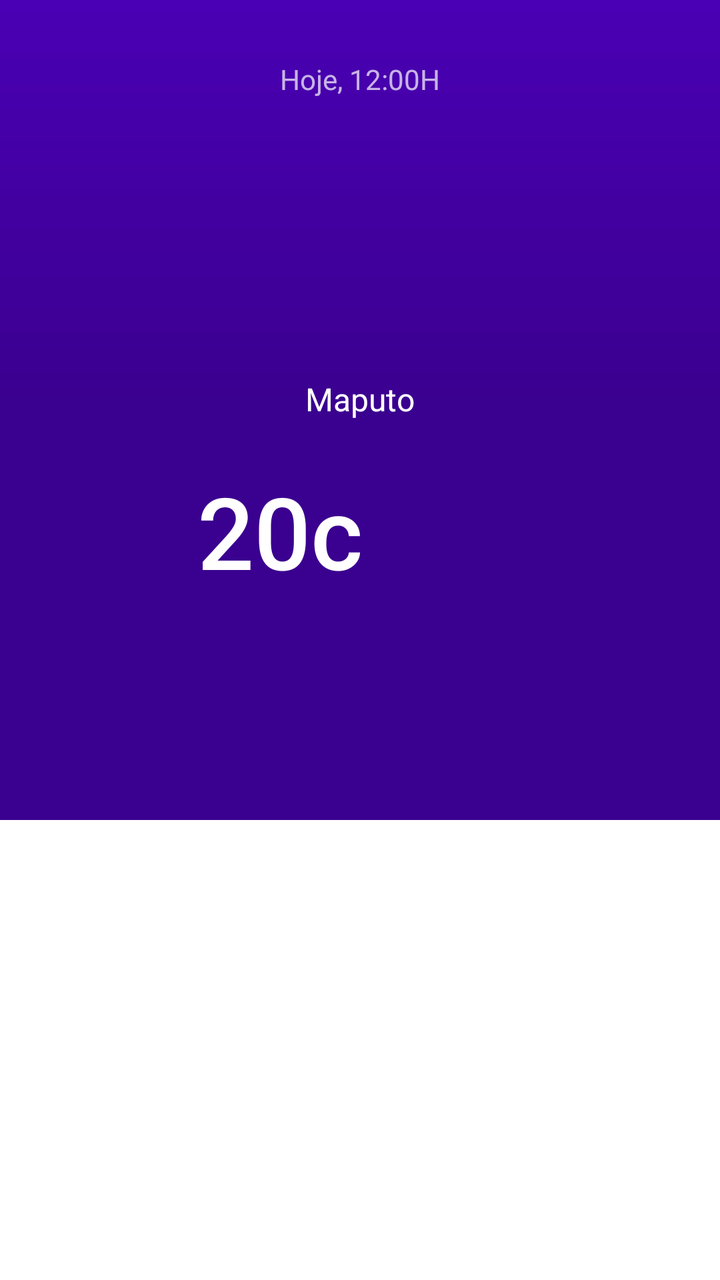
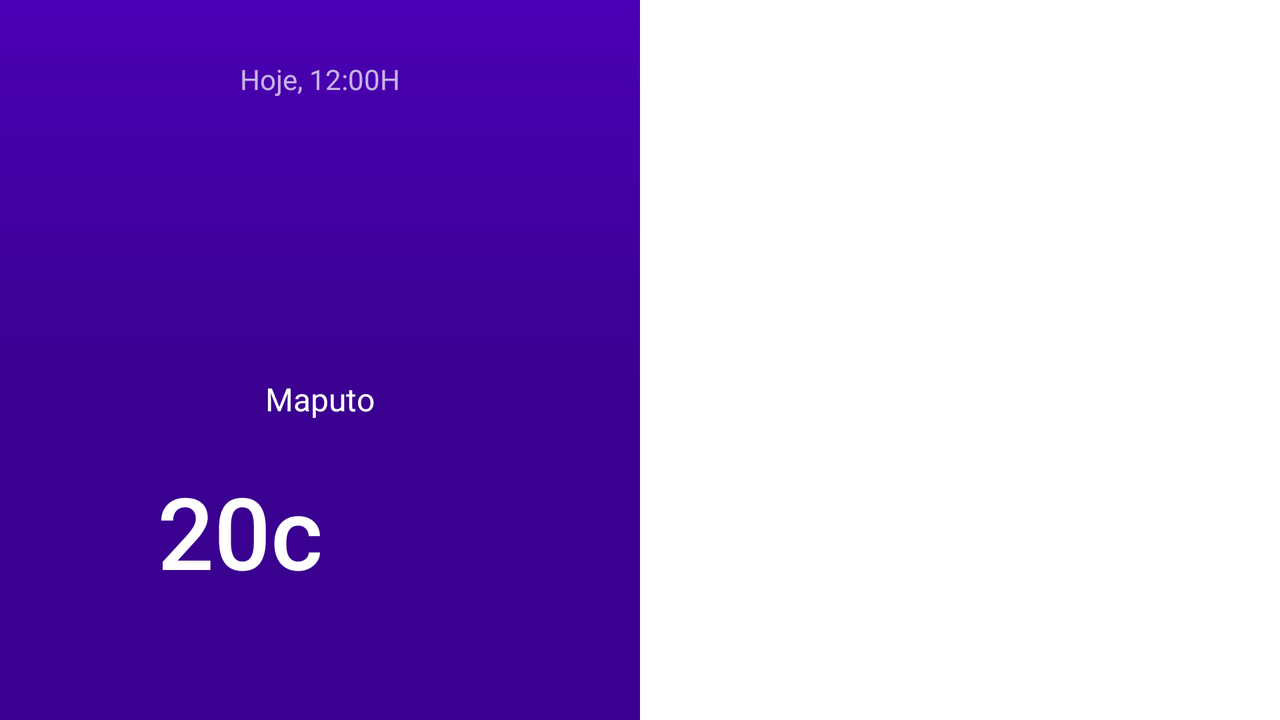

One screen, two layout resources from the same app: the default and the repository's alternative for another configuration. Each is rendered where Android would select it; the XML of both is given below.
<!-- AndroidManifest.xml: application theme Theme.WITChallenge -->
<!-- res/layout/activity_main.xml -->
<?xml version="1.0" encoding="utf-8"?>
<androidx.coordinatorlayout.widget.CoordinatorLayout
    xmlns:android="http://schemas.android.com/apk/res/android"
    xmlns:app="http://schemas.android.com/apk/res-auto"
    xmlns:tools="http://schemas.android.com/tools"
    android:layout_width="match_parent"
    android:layout_height="match_parent"
    android:fitsSystemWindows="true">

   <com.google.android.material.appbar.AppBarLayout
       android:id="@+id/appbar"
       android:layout_width="match_parent"
       android:layout_height="410dp"
       android:fitsSystemWindows="true"
       android:theme="@style/ThemeOverlay.AppCompat.Dark.ActionBar">

      <com.google.android.material.appbar.CollapsingToolbarLayout
          android:id="@+id/collapsing_toolbar"
          android:layout_width="match_parent"
          android:layout_height="match_parent"
          android:fitsSystemWindows="true"
          app:contentScrim="?attr/colorPrimary"
          app:expandedTitleMarginStart="2dp"
          app:layout_scrollFlags="scroll|exitUntilCollapsed|snap">

         <ImageView
             android:id="@+id/header"
             android:layout_width="match_parent"
             android:layout_height="match_parent"
             android:background="@drawable/weather_bg"
             android:fitsSystemWindows="true"
             android:scaleType="centerCrop"
             app:layout_collapseMode="parallax" />

         <View
             android:layout_width="match_parent"
             android:layout_height="match_parent"
             android:layout_gravity="bottom"
             android:alpha="0.8"
             android:background="@drawable/scrim" />
         <LinearLayout
             android:orientation="vertical"
             android:layout_width="match_parent"
             android:layout_height="match_parent">
            <TextView
                android:id="@+id/tv_time"
                android:layout_width="wrap_content"
                android:layout_height="wrap_content"
                tools:text="Hoje, 12:00H"
                android:layout_gravity="center"
                android:layout_marginTop="@dimen/top_margin"
                android:layout_marginBottom="@dimen/top_margin"/>

            <LinearLayout
                android:orientation="vertical"
                android:gravity="center"
                android:layout_width="match_parent"
                android:layout_height="match_parent">


               <ProgressBar
                   android:id="@+id/progress_bar"
                   android:layout_width="wrap_content"
                   android:layout_height="wrap_content"
                   tools:vitibility="visible"
                   android:visibility="gone"/>

               <TextView
                   android:id="@+id/tv_city"
                   android:layout_width="wrap_content"
                   android:layout_height="wrap_content"
                   tools:text="Maputo"
                   android:textAppearance="@style/TextAppearance.AppCompat.Subhead"
                   android:layout_marginBottom="20dp"/>

               <androidx.appcompat.widget.LinearLayoutCompat
                   android:orientation="horizontal"
                   android:gravity="center"
                   android:layout_width="match_parent"
                   android:layout_height="wrap_content">

                  <TextView
                      android:id="@+id/tv_temp"
                      android:layout_width="wrap_content"
                      android:layout_height="wrap_content"
                      tools:text="20c"
                      android:textSize="@dimen/weather_title_size"
                      android:textAppearance="@style/TextAppearance.AppCompat.Title"
                      />
                  <ImageView
                      android:id="@+id/img_icon"
                      android:layout_width="@dimen/img_margin_size"
                      android:layout_height="@dimen/img_margin_size"
                      android:layout_marginStart="@dimen/margin_default"
                      tools:src="@drawable/weather"/>


               </androidx.appcompat.widget.LinearLayoutCompat>

            </LinearLayout>


         </LinearLayout>


      </com.google.android.material.appbar.CollapsingToolbarLayout>

   </com.google.android.material.appbar.AppBarLayout>

   <include layout="@layout/content_scrolling" />



</androidx.coordinatorlayout.widget.CoordinatorLayout>
<!-- res/layout/content_scrolling.xml (included above) -->
<?xml version="1.0" encoding="utf-8"?>
<androidx.core.widget.NestedScrollView xmlns:android="http://schemas.android.com/apk/res/android"
    xmlns:app="http://schemas.android.com/apk/res-auto"
    xmlns:tools="http://schemas.android.com/tools"
    android:layout_width="match_parent"
    android:layout_height="match_parent"
    app:layout_behavior="@string/appbar_scrolling_view_behavior"
    tools:showIn="@layout/activity_main">


    <androidx.recyclerview.widget.RecyclerView
        android:id="@+id/rv_cities_weather"
        android:layout_width="match_parent"
        android:layout_height="wrap_content"/>

</androidx.core.widget.NestedScrollView>
<!-- resources referenced by this layout -->
<resources>
  <dimen name="img_margin_size">70dp</dimen>
  <dimen name="margin_default">10dp</dimen>
  <dimen name="top_margin">30dp</dimen>
  <dimen name="weather_title_size">50sp</dimen>
  <!-- drawable scrim (drawable) -->
  <?xml version="1.0" encoding="utf-8"?>
  <shape xmlns:android="http://schemas.android.com/apk/res/android"
      android:shape="rectangle">
      <gradient
          android:angle="90"
          android:endColor="#4D000000"
          android:centerColor="#80000000"
          android:startColor="#80000000"/>
  </shape>
  <style name="Theme.WITChallenge" parent="Theme.MaterialComponents.DayNight.NoActionBar">
          
          <item name="colorPrimary">@color/purple_500</item>
          <item name="colorPrimaryVariant">@color/purple_700</item>
          <item name="colorOnPrimary">@color/white</item>
          
          <item name="colorSecondary">@color/teal_200</item>
          <item name="colorSecondaryVariant">@color/teal_700</item>
          <item name="colorOnSecondary">@color/black</item>
          
          <item name="android:statusBarColor" tools:targetApi="l">?attr/colorPrimaryVariant</item>
          
      </style>
</resources>
<!-- res/layout-land/activity_main.xml (the repository's variant of the layout above) -->
<!-- drawn on the phone turned sideways -->
<?xml version="1.0" encoding="utf-8"?>
<LinearLayout
       xmlns:android="http://schemas.android.com/apk/res/android"
       xmlns:app="http://schemas.android.com/apk/res-auto"
       xmlns:tools="http://schemas.android.com/tools"
       android:layout_width="match_parent"
       android:layout_height="match_parent">

      <LinearLayout
          android:layout_weight="1"
          android:layout_width="match_parent"
          android:layout_height="match_parent">


         <androidx.coordinatorlayout.widget.CoordinatorLayout
             xmlns:android="http://schemas.android.com/apk/res/android"
             xmlns:app="http://schemas.android.com/apk/res-auto"
             xmlns:tools="http://schemas.android.com/tools"
             android:layout_width="match_parent"
             android:layout_height="match_parent"
             android:fitsSystemWindows="true">
            <com.google.android.material.appbar.AppBarLayout
                android:id="@+id/appbar"
                android:layout_width="match_parent"
                android:layout_height="410dp"
                android:fitsSystemWindows="true"
                android:theme="@style/ThemeOverlay.AppCompat.Dark.ActionBar">

               <com.google.android.material.appbar.CollapsingToolbarLayout
                   android:id="@+id/collapsing_toolbar"
                   android:layout_width="match_parent"
                   android:layout_height="match_parent"
                   android:fitsSystemWindows="true"
                   app:contentScrim="?attr/colorPrimary"
                   app:expandedTitleMarginStart="2dp"
                   app:layout_scrollFlags="scroll|exitUntilCollapsed|snap">

                  <ImageView
                      android:id="@+id/header"
                      android:layout_width="match_parent"
                      android:layout_height="match_parent"
                      android:background="@drawable/weather_bg"
                      android:fitsSystemWindows="true"
                      android:scaleType="centerCrop"
                      app:layout_collapseMode="parallax" />

                  <View
                      android:layout_width="match_parent"
                      android:layout_height="match_parent"
                      android:layout_gravity="bottom"
                      android:alpha="0.8"
                      android:background="@drawable/scrim" />
                  <LinearLayout
                      android:orientation="vertical"
                      android:layout_width="match_parent"
                      android:layout_height="match_parent">
                     <TextView
                         android:id="@+id/tv_time"
                         android:layout_width="wrap_content"
                         android:layout_height="wrap_content"
                         tools:text="Hoje, 12:00H"
                         android:layout_gravity="center"
                         android:layout_marginTop="@dimen/top_margin"
                         android:layout_marginBottom="@dimen/top_margin"/>

                     <LinearLayout
                         android:orientation="vertical"
                         android:gravity="center"
                         android:layout_width="match_parent"
                         android:layout_height="match_parent">


                        <ProgressBar
                            android:id="@+id/progress_bar"
                            android:layout_width="wrap_content"
                            android:layout_height="wrap_content"
                            tools:vitibility="visible"
                            android:visibility="gone"/>

                        <TextView
                            android:id="@+id/tv_city"
                            android:layout_width="wrap_content"
                            android:layout_height="wrap_content"
                            tools:text="Maputo"
                            android:textAppearance="@style/TextAppearance.AppCompat.Subhead"
                            android:layout_marginBottom="20dp"/>

                        <androidx.appcompat.widget.LinearLayoutCompat
                            android:orientation="horizontal"
                            android:gravity="center"
                            android:layout_width="match_parent"
                            android:layout_height="wrap_content">

                           <TextView
                               android:id="@+id/tv_temp"
                               android:layout_width="wrap_content"
                               android:layout_height="wrap_content"
                               tools:text="20c"
                               android:textSize="@dimen/weather_title_size"
                               android:textAppearance="@style/TextAppearance.AppCompat.Title"
                               />
                           <ImageView
                               android:id="@+id/img_icon"
                               android:layout_width="@dimen/img_margin_size"
                               android:layout_height="@dimen/img_margin_size"
                               android:layout_marginStart="@dimen/margin_default"
                               tools:src="@drawable/weather"/>


                        </androidx.appcompat.widget.LinearLayoutCompat>

                     </LinearLayout>


                  </LinearLayout>


               </com.google.android.material.appbar.CollapsingToolbarLayout>

            </com.google.android.material.appbar.AppBarLayout>




         </androidx.coordinatorlayout.widget.CoordinatorLayout>

      </LinearLayout>
      <LinearLayout
          android:layout_weight="1"
          android:layout_width="match_parent"
          android:layout_height="match_parent">
         <include layout="@layout/content_scrolling" />
      </LinearLayout>

</LinearLayout>
